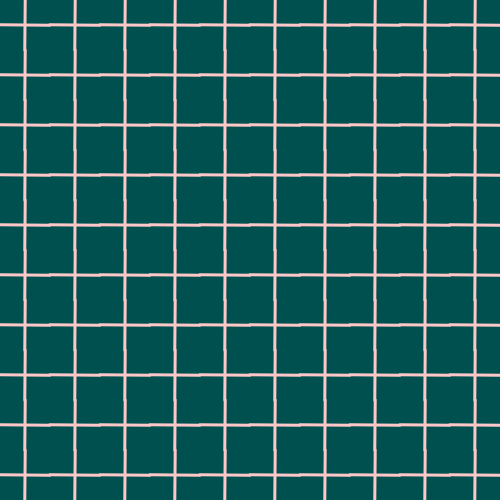
Frame 1 (no input)
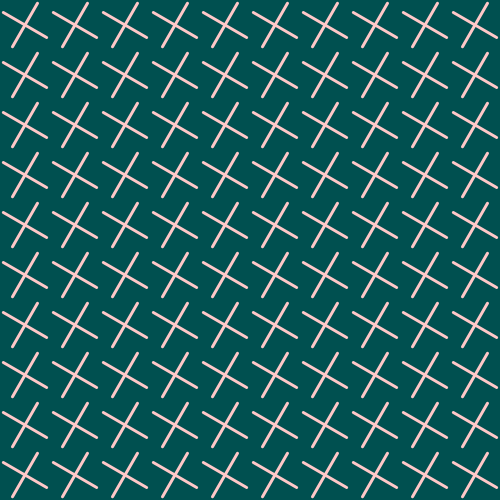
Frame 60 (no input)
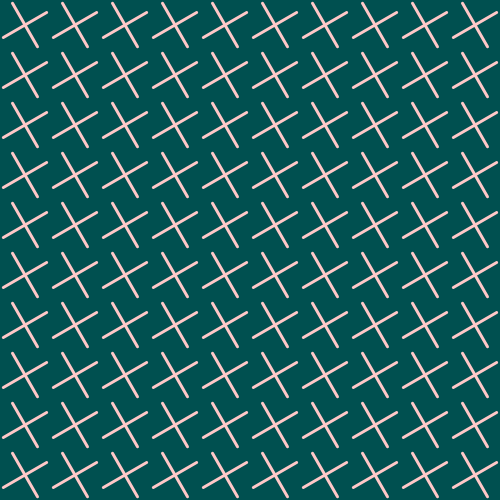
Frame 120 (the mouse pressed at the canvas centre since frame 60)

The p5.js sketch that drew these frames (run headless with seeded random() and noise() and a simulated clock; from frame 60 on, the mouse is pressed at the canvas centre):

// p5.js sketch
// ── sketch.js
var columns = 10;
var rows = 10;
var cellW, cellH;
function setup(){
    createCanvas(500,500);
    //calculate width and height for each cell
    cellW = width / columns;
    cellH = height / rows;
    angleMode(DEGREES);
    strokeWeight(3);
    stroke(255,200,200);
}
function draw(){
    background(0,80,80);
    //nested loop
    for(var i = 0; i < columns; i++){
        for(var j = 0; j < rows; j++){
            push();
                //calculate coordinates
                var x = i * cellW + cellW/2;
                var y = j * cellH + cellH/2;
                //translate to the center of cell
                translate(x,y);
                //rotate
                rotate(frameCount/2);
                //draw two lines across the cell
                line(-cellW/2,0,cellW/2,0);
                line(0,-cellW/2,0,cellW/2);
            pop();
        }
    }
}

//Think how to use the values of x and y for the rotation: Every cell should have a slightly larger rotation than the previous cell.
//In stead of lines, try drawing a circle in each cell.
//Think, where to draw the circle if you want it to rotate inside the cell: Look at the coordinates of the line for example.
